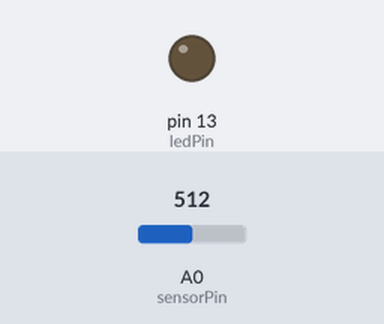
The sketch below on a simulated Arduino Uno, built with avr-gcc and run on an emulated ATmega328P. Shown: output pins drawn as LEDs (lit = HIGH). The inputs (shaded band) are chosen by the test bench; at power-on: A0 (sensorPin) = 512.

Above: at 1.2 s.
1.3 s: A0 (sensorPin) set to 211
2.8 s: A0 (sensorPin) set to 189
At 3.3 s:
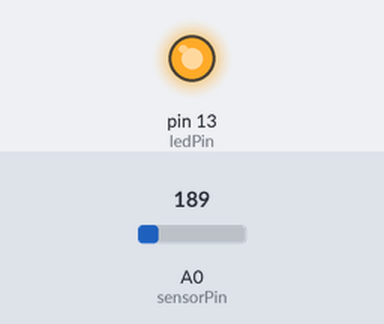
4.3 s: A0 (sensorPin) set to 210
At 5.5 s:
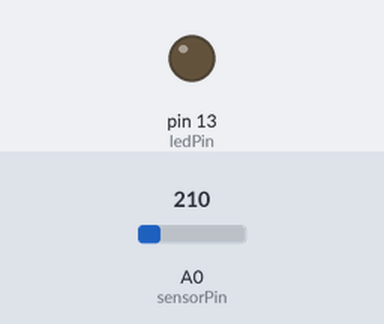
5.8 s: A0 (sensorPin) set to 190
At 6.8 s:
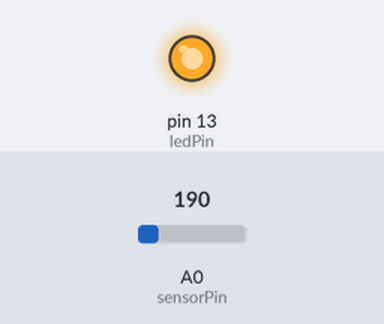
Timing chart, 0 to 8.3 s (numbered marks = the images above; inputs shaded):
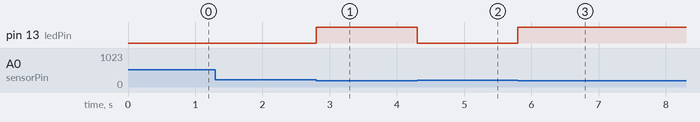

The sketch:

assignment_week2.ino.ino
```cpp
int sensorPin = A0;    // select the input pin for the potentiometer
int ledPin = 13;      // select the pin for the LED
int sensorValue = 0;  // variable to store the value coming from the sensor
#define THRESHOLD 200

void setup() {
  // put your setup code here, to run once:
  pinMode(ledPin, OUTPUT);
}

void loop() {
  // put your main code here, to run repeatedly:
  // read the value from the sensor:
  sensorValue = analogRead(sensorPin);
  if (sensorValue <= THRESHOLD){
    digitalWrite(ledPin, HIGH);
  }
  else{
    digitalWrite(ledPin, LOW);
  }
}


/*
#define LED_PIN    13
#define SENSOR_PIN A0

#define BRIGHTNESS_THRESHOLD 500

void setup() {
  pinMode(LED_PIN, OUTPUT);
}

void loop() {
  int sensorValue = analogRead(SENSOR_PIN);
  int state = (sensorValue <= BRIGHTNESS_THRESHOLD) ? HIGH : LOW;
  digitalWrite(LED_PIN, state);
  }
  */
/*
#define LED 13

void setup() {
  Serial.begin(9600);
}

void loop() {

  int sensorValue = analogRead(A0);

  Serial.println(sensorValue);
  delay(10);

  if (sensorValue < 300){

    digitalWrite(LED, HIGH);

  }
    else  {
    digitalWrite(LED, LOW);
  }
}
*/
```

Measured:
- the behaviour switches between 201 and 200 on A0 (sensorPin) (found by bisection; images 0 and 1)
- after the input at 1.3 s, every drawn part: stays the same
- after the input at 2.8 s, pin 13 (ledPin): LOW → HIGH at once
- after the input at 4.3 s, pin 13 (ledPin): HIGH → LOW at once
- after the input at 5.8 s, pin 13 (ledPin): LOW → HIGH at once
